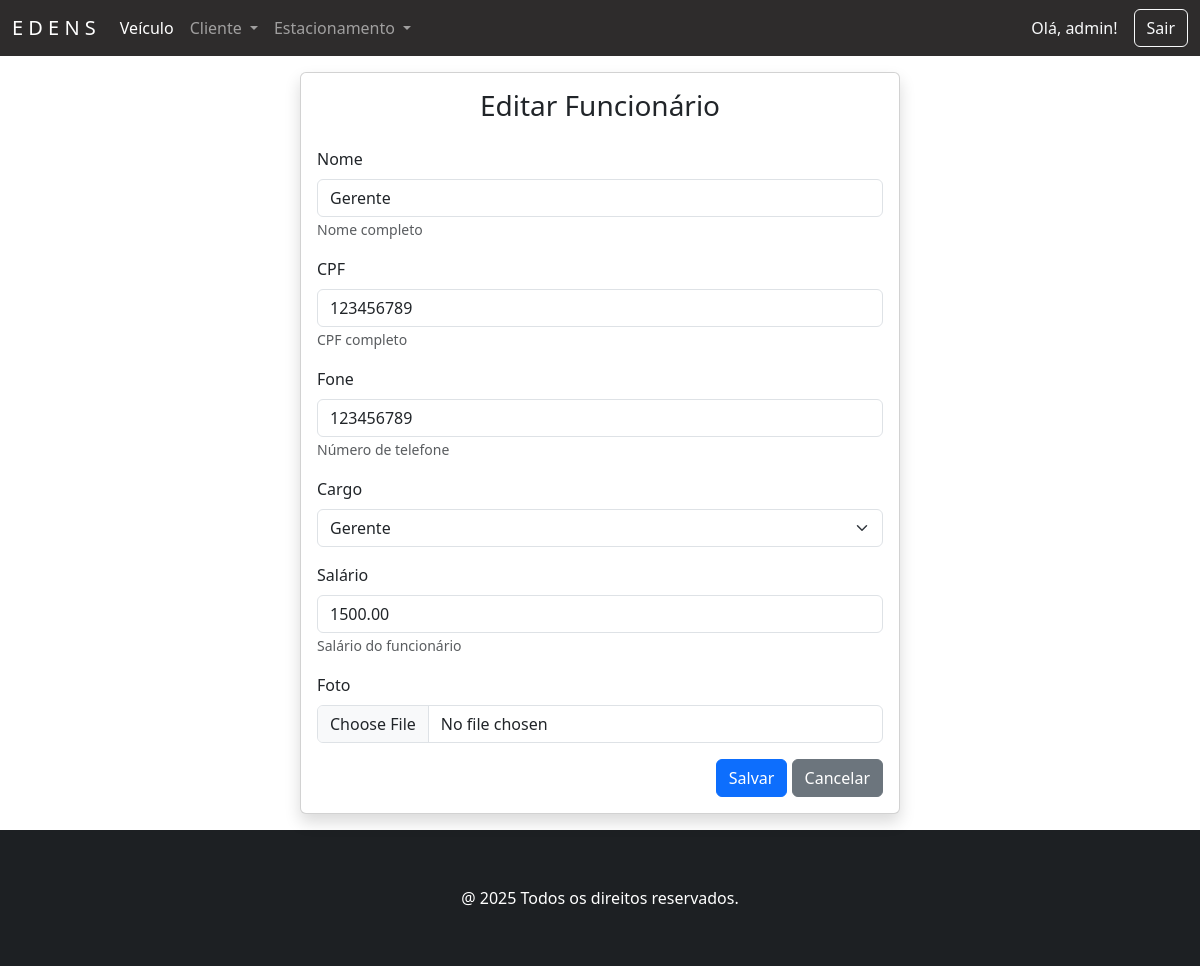
Screenshot of /funcionario/7/editar/ (signed in) with the database file from the repository.
### funcionarios/models.py (models this page shows, shortened)
class Funcionario(models.Model):
    idFuncionario = models.AutoField(primary_key=True, verbose_name='ID Estadia')
    nome = models.CharField('Nome', max_length=50, help_text='Nome completo')
    cpf = models.CharField('CPF', max_length=11, help_text='CPF completo', unique=True)
    fone = models.CharField('Fone', max_length=11, help_text='Número de telefone', unique=True)
    cargo = models.CharField('Cargo', max_length=20, choices=CARGO_CHOICES)
    salario = models.DecimalField('Salário', max_digits=10, decimal_places=2, help_text='Salário do funcionário')
    foto = StdImageField(upload_to='media/', variations={'thumb': {'width': 150, 'height': 150, 'crop': True}}, blank=True, null=True, verbose_name="Foto")
    class Meta:
        verbose_name = 'Funcionário'
        verbose_name_plural = 'Funcionários'

### funcionarios/views.py (the view)
# urls.py: path('funcionario/<int:pk>/editar/', FuncionarioUpdateView.as_view(), name='funcionario_editar'),
class FuncionarioUpdateView(PermissionRequiredMixin, UpdateView):
    permission_required = 'funcionarios.update_funcionario'
    permission_denied_message = 'Editar funcionario'
    model = Funcionario
    form_class = FuncionarioModelForm
    template_name = 'funcionario_forms.html'
    success_url = reverse_lazy('funcionarios')

### funcionarios/forms.py
class FuncionarioModelForm(forms.ModelForm):
    class Meta:
        model = Funcionario
        fields = ['nome', 'cpf', 'fone', 'cargo', 'salario', 'foto']
        error_messages = {
            'nome': {'required': 'O nome do funcionário é obrigatório'},
            'cpf': {
                'required': 'O CPF é obrigatório',
                'unique': 'CPF já cadastrado'
            },
            'fone': {'required': 'O número de telefone é obrigatório'},
            'cargo': {'required': 'O cargo é obrigatório'},
            'salario': {'required': 'O salário é obrigatório'},
        }

### funcionarios/templates/funcionario_forms.html (shortened to what this page needs)
{% extends 'principal.html' %}
{% load django_bootstrap5 %}
{% block content %}
<div class="card shadow m-3 col-md-6 mx-auto">
    <div class="card-body">
        <h3 class="text-center mb-4">
            {% if form.instance.pk %}
                Editar Funcionário
            {% else %}
                Cadastro de Funcionário
            {% endif %}
        </h3>
        <form method="POST" enctype="multipart/form-data">
            {% bootstrap_form form %}
            <div class="text-end">
                {% bootstrap_button content="Salvar" button_type="submit" %}
                <a href="{% url 'funcionarios' %}" class="btn btn-secondary text-white">
                    Cancelar
                </a>
            </div>
        </form>
    </div>
</div>
{% endblock %}

### home/templates/principal.html (shortened to what this page needs)
<!DOCTYPE html>
{% load static %}
{% load django_bootstrap5 %}
<html lang="pt-br">
{% block head %}
    {% include 'head.html' %}
{% endblock %}
<body class="d-flex flex-column min-vh-100">
<div class="container-float bg-white">
    <nav class="navbar navbar-expand-lg navbar-custom navbar-dark sticky-top">
        <div class="container-fluid">
            <a class="navbar-brand" href="{% url 'index' %}">E D E N S</a>
            <div class="collapse navbar-collapse" id="navbarSupportedContent">
                {% if user.is_authenticated %}
                    <ul class="navbar-nav me-auto mb-2 mb-lg-0">
                        <li class="nav-item">
                            <a class="nav-link active" href="{% url 'veiculo' %}">Veículo</a>
                        </li>
                        <li class="nav-item dropdown">
                            <a class="nav-link dropdown-toggle" href="#" role="button" data-bs-toggle="dropdown"
                               aria-expanded="false">
                                Cliente
                            </a>
                        </li>
                        <li class="nav-item dropdown">
                            <a class="nav-link dropdown-toggle" href="#" role="button" data-bs-toggle="dropdown"
                               aria-expanded="false">
                                Estacionamento
                            </a>
                        </li>
                    </ul>
                    <div class="d-flex align-items-center">
                        <span class="text-light me-3">Olá, {{ user.username }}!</span>
                        <form method="post" action="{% url 'logout' %}">
                            <button type="submit" class="btn btn-outline-light">Sair</button>
                        </form>
                    </div>
                {% else %}
                    <div class="d-flex align-items-center ms-auto">
                        <a href="{% url 'login' %}" class="btn btn-outline-light">Login</a>
                    </div>
                {% endif %}
            </div>
        </div>
    </nav>
    {% block content %}
    {% endblock %}
</div>
</body>
{% block footer %}
    {% include "footer.html" %}
{% endblock %}
</html>

### static/css/estilos.css (style rules this page uses)
.navbar-custom { background-color: #2e2c2c; }
body:not(.navbar-custom) { background-color: #121212; }

### rows the page displays
Funcionario: nome "Gerente", cpf "123456789", fone "123456789", cargo "Gerente", salario "1500.00"

### other values shown
{{ user.username }} "admin"
